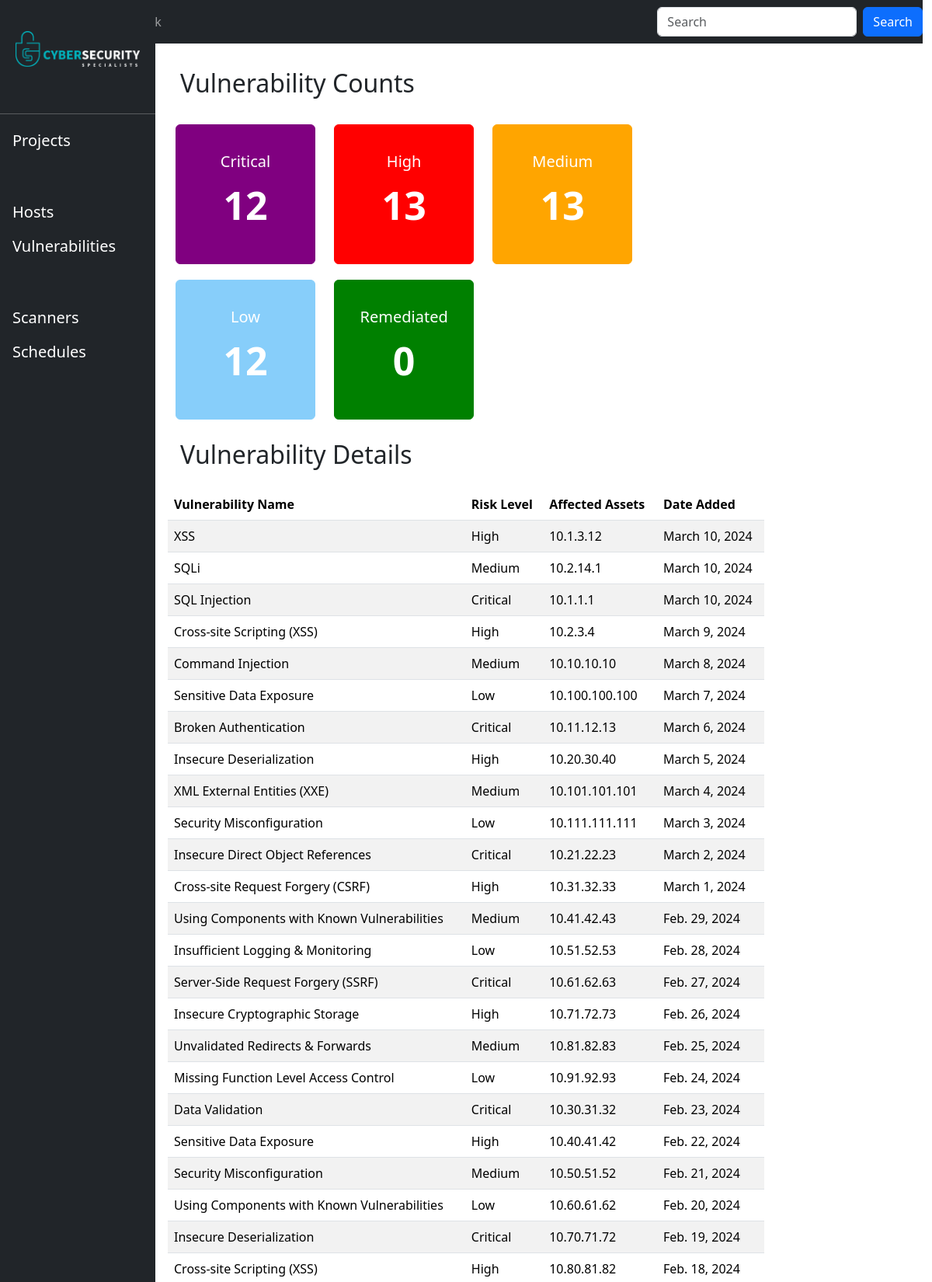
/hosts/vulnerabilities/ (upper part), run on the app's committed database.
### vuln_man/models.py (models this page shows, shortened)
class VulnItem(models.Model):
    vuln_name = models.CharField(max_length=100)
    risk_level = models.CharField(max_length=100)
    affected_assets = models.CharField(max_length=100)
    date_added = models.DateField(default=timezone.now)

### vuln_man/views.py (the view)
# urls.py: path("vulnerabilities/", views.AllVulnerabilities.as_view(), name="vulnerabilities")
class AllVulnerabilities(ListView):
    model = VulnItem
    template_name = "vuln_man/Vulnerabilities.html"
    def get_context_data(self, **kwargs):
        context = super().get_context_data(**kwargs)
        context['critical_count'] = VulnItem.objects.filter(risk_level='Critical').count()
        context['high_count'] = VulnItem.objects.filter(risk_level='High').count()
        context['medium_count'] = VulnItem.objects.filter(risk_level='Medium').count()
        context['low_count'] = VulnItem.objects.filter(risk_level='Low').count()
        context['remediated_count'] = VulnItem.objects.filter(risk_level='Remediated').count()
        return context

### templates/vuln_man/Vulnerabilities.html (shortened to what this page needs)
{% extends "base.html" %}
{% block content %}
<h2 class="text-left text-dark p-3">Vulnerability Counts</h2>
<button type="button" class="btn btn-primary btn-square Critical">
    Critical<br> <span class="badge">{{ critical_count }}</span>
</button>
<button type="button" class="btn btn-primary btn-square High">
    High<br> <span class="badge">{{ high_count }}</span>
</button>
<button type="button" class="btn btn-primary btn-square Medium">
    Medium<br> <span class="badge">{{ medium_count }}</span>
</button>
<button type="button" class="btn btn-primary btn-square Low">
    Low<br> <span class="badge">{{ low_count }}</span>
</button>
<button type="button" class="btn btn-primary btn-square Remediated">
    Remediated<br> <span class="badge">{{ remediated_count }}</span>
</button>
<h2 class="text-left text-dark p-3">Vulnerability Details</h2>
<table class="table table-striped">
    <thead class="thead-dark">
        <tr>
            <th scope="col">Vulnerability Name</th>
            <th scope="col">Risk Level</th>
            <th scope="col">Affected Assets</th>
            <th scope="col">Date Added</th>
        </tr>
    </thead>
    <tbody>
        {% for item in object_list %}
        <tr>
            <td>{{ item.vuln_name }}</td>
            <td>{{ item.risk_level }}</td>
            <td>{{ item.affected_assets }}</td>
            <td>{{ item.date_added }}</td>
        </tr>
        {% endfor %}
    </tbody>
</table>
{% endblock %}

### templates/vuln_man/Vulnerabilities.html (style rules this page uses)
.btn-square { width: 180px; height: 180px; padding: 0; margin: 10px; font-size: 20px; }
.btn-primary.Critical { background-color: purple; border-color: purple; }
.btn-primary.High { background-color: red; border-color: red; }
.btn-primary.Medium { background-color: orange; border-color: orange; }
.btn-primary.Low { background-color: lightskyblue; border-color: lightskyblue; }
.btn-primary.Remediated { background-color: green; border-color: green; }
.badge { font-size: 50px; }

### data on the page
VulnItem: vuln_name "XSS", risk_level "High", affected_assets "10.1.3.12", date_added "March 10, 2024"
VulnItem: vuln_name "SQLi", risk_level "Medium", affected_assets "10.2.14.1", date_added "March 10, 2024"
VulnItem: vuln_name "SQL Injection", risk_level "Critical", affected_assets "10.1.1.1", date_added "March 10, 2024"
VulnItem: vuln_name "Cross-site Scripting (XSS)", risk_level "High", affected_assets "10.2.3.4", date_added "March 9, 2024"
VulnItem: vuln_name "Command Injection", risk_level "Medium", affected_assets "10.10.10.10", date_added "March 8, 2024"
VulnItem: vuln_name "Sensitive Data Exposure", risk_level "Low", affected_assets "10.100.100.100", date_added "March 7, 2024"
VulnItem: vuln_name "Broken Authentication", risk_level "Critical", affected_assets "10.11.12.13", date_added "March 6, 2024"
VulnItem: vuln_name "Insecure Deserialization", risk_level "High", affected_assets "10.20.30.40", date_added "March 5, 2024"
VulnItem: vuln_name "XML External Entities (XXE)", risk_level "Medium", affected_assets "10.101.101.101", date_added "March 4, 2024"
VulnItem: vuln_name "Security Misconfiguration", risk_level "Low", affected_assets "10.111.111.111", date_added "March 3, 2024"
VulnItem: vuln_name "Insecure Direct Object References", risk_level "Critical", affected_assets "10.21.22.23", date_added "March 2, 2024"
VulnItem: vuln_name "Cross-site Request Forgery (CSRF)", risk_level "High", affected_assets "10.31.32.33", date_added "March 1, 2024"
VulnItem: vuln_name "Using Components with Known Vulnerabilities", risk_level "Medium", affected_assets "10.41.42.43", date_added "Feb. 29, 2024"
VulnItem: vuln_name "Insufficient Logging & Monitoring", risk_level "Low", affected_assets "10.51.52.53", date_added "Feb. 28, 2024"
VulnItem: vuln_name "Server-Side Request Forgery (SSRF)", risk_level "Critical", affected_assets "10.61.62.63", date_added "Feb. 27, 2024"
VulnItem: vuln_name "Insecure Cryptographic Storage", risk_level "High", affected_assets "10.71.72.73", date_added "Feb. 26, 2024"
VulnItem: vuln_name "Unvalidated Redirects & Forwards", risk_level "Medium", affected_assets "10.81.82.83", date_added "Feb. 25, 2024"
VulnItem: vuln_name "Missing Function Level Access Control", risk_level "Low", affected_assets "10.91.92.93", date_added "Feb. 24, 2024"
VulnItem: vuln_name "Data Validation", risk_level "Critical", affected_assets "10.30.31.32", date_added "Feb. 23, 2024"
VulnItem: vuln_name "Sensitive Data Exposure", risk_level "High", affected_assets "10.40.41.42", date_added "Feb. 22, 2024"
VulnItem: vuln_name "Security Misconfiguration", risk_level "Medium", affected_assets "10.50.51.52", date_added "Feb. 21, 2024"
VulnItem: vuln_name "Using Components with Known Vulnerabilities", risk_level "Low", affected_assets "10.60.61.62", date_added "Feb. 20, 2024"
VulnItem: vuln_name "Insecure Deserialization", risk_level "Critical", affected_assets "10.70.71.72", date_added "Feb. 19, 2024"
VulnItem: vuln_name "Cross-site Scripting (XSS)", risk_level "High", affected_assets "10.80.81.82", date_added "Feb. 18, 2024"

### other printed values
{{ critical_count }} "12"
{{ high_count }} "13"
{{ medium_count }} "13"
{{ low_count }} "12"
{{ remediated_count }} "0"
